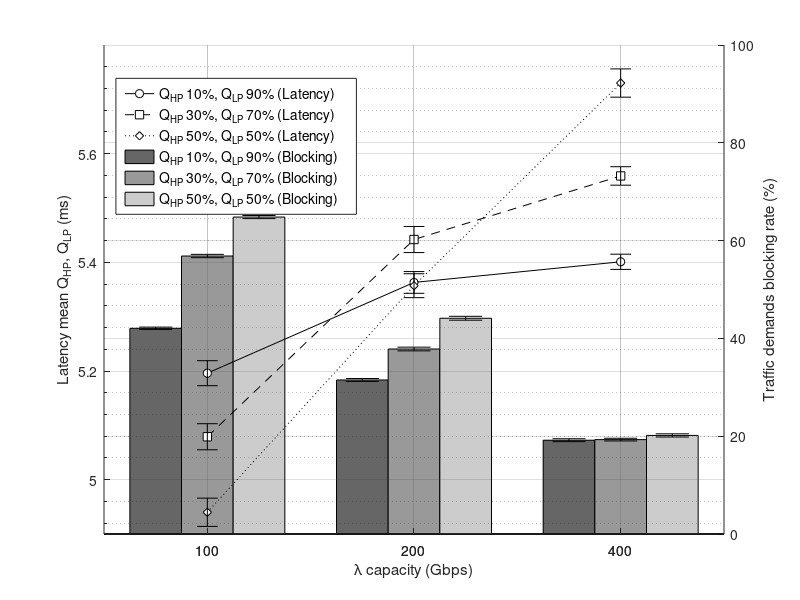

The MATLAB source for this figure:
## ComparePower6nodes_octave_fixed_with_errorbars_3curves.m
## -------------------------------------------------------------------------
## Plot latency (left y-axis) and blocking rate (right y-axis)
## for 3 traffic splits, each with confidence intervals (T error bars).
## Works in pure GNU Octave (no yyaxis).
## -------------------------------------------------------------------------

close all; clf;

## --- Local helper function ----------------------------------------------
## Draw T-shaped vertical error bars with the same color as the main curve.
## Returns handle to the main line (for legend use).
##
## Usage:
##   h = terrorbar(x, y, ci, style, cap, color)
##
function h = terrorbar(x, y, ci, style, cap, color)
  if nargin < 6, color = 'k'; end
  %h = plot(x, y, style, 'LineWidth', 1.2, 'MarkerSize', 6, 'MarkerFaceColor', 'w', 'Color', color);
  h = plot(x, y, style, 'MarkerSize', 6, 'MarkerFaceColor', 'w', 'Color', color);
  for i = 1:numel(x)
    % vertical bar
    %line([x(i) x(i)], [y(i)-ci(i), y(i)+ci(i)], 'Color', color, 'LineWidth', 1);
    line([x(i) x(i)], [y(i)-ci(i), y(i)+ci(i)], 'Color', color);
    % horizontal caps
    %line([x(i)-cap x(i)+cap], [y(i)+ci(i) y(i)+ci(i)], 'Color', color, 'LineWidth', 1);
    %line([x(i)-cap x(i)+cap], [y(i)-ci(i) y(i)-ci(i)], 'Color', color, 'LineWidth', 1);
    line([x(i)-cap x(i)+cap], [y(i)+ci(i) y(i)+ci(i)], 'Color', color);
    line([x(i)-cap x(i)+cap], [y(i)-ci(i) y(i)-ci(i)], 'Color', color);
  end
endfunction

## --- Data ---------------------------------------------------------------
Lat10_90split = [5.196 5.363 5.401];
Lat30_70split = [5.079 5.442 5.559];
Lat50_50split = [4.94 5.357 5.73];

%BlckLPperc10_90split = [57.4 39.3 22];
%BlckLPperc30_70split = [56.9 38.5 20.9];
%BlckLPperc50_50split = [56.7 38 19.8];

BlckTRperc10_90split = [42.072 31.501 19.182];
BlckTRperc30_70split = [56.848 37.832 19.303];
BlckTRperc50_50split = [64.814 44.12 20.16];

ciLat10_90split = [0.023 0.02 0.014];
ciLat30_70split = [0.024 0.024 0.017];
ciLat50_50split = [0.026 0.022 0.026];

%ciBlckLPperc10_90split = [0.322 0.357 0.347];
%ciBlckLPperc30_70split = [0.334 0.34 0.309];
%ciBlckLPperc50_50split = [0.302 0.37 0.336];

ciBlckTRperc10_90split = [0.237773094333322 0.294340647381854 0.297283329475621];
ciBlckTRperc30_70split = [0.338810638316794 0.380271700060686 0.274455525403058];
ciBlckTRperc50_50split = [0.31436566356135 0.396030833324874 0.328131384205189];

x = 1:3;
labels = {"100", "200", "400"};

## --- Axis 1: Bars (right y-axis) ----------------------------------------
axBars = axes();
hold(axBars, "on");

barWidth = 0.25;
x1 = x - barWidth;    # Q_HP 10%
x2 = x;               # Q_HP 30%
x3 = x + barWidth;    # Q_HP 50%

bh1 = bar(axBars, x1, BlckTRperc10_90split, barWidth, "FaceColor", "#666666", "EdgeColor", "k");
bh2 = bar(axBars, x2, BlckTRperc30_70split, barWidth, "FaceColor", "#999999", "EdgeColor", "k");
bh3 = bar(axBars, x3, BlckTRperc50_50split, barWidth, "FaceColor", "#cccccc", "EdgeColor", "k");

## Add T error bars for blocking rates
capw = 0.08;
for i = 1:numel(x)
  % Red-ish (10/90)
  line([x1(i) x1(i)], [BlckTRperc10_90split(i)-ciBlckTRperc10_90split(i), ...
                        BlckTRperc10_90split(i)+ciBlckTRperc10_90split(i)], ...
       "Color", "k"); %, "LineWidth", 1);
  line([x1(i)-capw x1(i)+capw], [BlckTRperc10_90split(i)+ciBlckTRperc10_90split(i), ...
                                  BlckTRperc10_90split(i)+ciBlckTRperc10_90split(i)], ...
       "Color", "k"); %, "LineWidth", 1);
  line([x1(i)-capw x1(i)+capw], [BlckTRperc10_90split(i)-ciBlckTRperc10_90split(i), ...
                                  BlckTRperc10_90split(i)-ciBlckTRperc10_90split(i)], ...
       "Color", "k"); %, "LineWidth", 1);

  % Green (30/70)
  line([x2(i) x2(i)], [BlckTRperc30_70split(i)-ciBlckTRperc30_70split(i), ...
                        BlckTRperc30_70split(i)+ciBlckTRperc30_70split(i)], ...
       "Color", "k"); %, "LineWidth", 1);
  line([x2(i)-capw x2(i)+capw], [BlckTRperc30_70split(i)+ciBlckTRperc30_70split(i), ...
                                  BlckTRperc30_70split(i)+ciBlckTRperc30_70split(i)], ...
       "Color", "k"); %, "LineWidth", 1);
  line([x2(i)-capw x2(i)+capw], [BlckTRperc30_70split(i)-ciBlckTRperc30_70split(i), ...
                                  BlckTRperc30_70split(i)-ciBlckTRperc30_70split(i)], ...
       "Color", "k"); %, "LineWidth", 1);

  % Blue (50/50)
  line([x3(i) x3(i)], [BlckTRperc50_50split(i)-ciBlckTRperc50_50split(i), ...
                        BlckTRperc50_50split(i)+ciBlckTRperc50_50split(i)], ...
       "Color", "k"); %, "LineWidth", 1);
  line([x3(i)-capw x3(i)+capw], [BlckTRperc50_50split(i)+ciBlckTRperc50_50split(i), ...
                                  BlckTRperc50_50split(i)+ciBlckTRperc50_50split(i)], ...
       "Color", "k"); %, "LineWidth", 1);
  line([x3(i)-capw x3(i)+capw], [BlckTRperc50_50split(i)-ciBlckTRperc50_50split(i), ...
                                  BlckTRperc50_50split(i)-ciBlckTRperc50_50split(i)], ...
       "Color", "k"); %, "LineWidth", 1);
endfor

set(axBars, "XTick", x, "XTickLabel", labels);
set(axBars, "YAxisLocation", "right");
ylim(axBars, [0 100]);
ylabel(axBars, "Traffic demands blocking rate (%)");
xlabel(axBars, "λ capacity (Gbps)");
grid(axBars, "on");

## --- Axis 2: Lines (left y-axis, transparent foreground) ----------------
pos = get(axBars, "Position");
axLines = axes("Position", pos, "Color", "none");
hold(axLines, "on");

## Plot 3 curves with T error bars
ph1 = terrorbar(x, Lat10_90split, ciLat10_90split, "r-o", 0.05, "k");
ph2 = terrorbar(x, Lat30_70split, ciLat30_70split, "g--s", 0.05, "k");
ph3 = terrorbar(x, Lat50_50split, ciLat50_50split, "b:d", 0.05, "k");

set(axLines, "XTick", x, "XTickLabel", labels);
xlim(axLines, [0.5 3.5]);
ylim(axLines, [4.9 5.8]);
ylabel(axLines, "Latency mean Q_{HP}, Q_{LP} (ms)");
grid(axLines, "on");
set(axLines, "YMinorTick", "on");
set(axLines, "YMinorGrid", "on");

## --- Title & Legend -----------------------------------------------------
%title(axLines, "Hybrid Bypass, NSFnet, 1 fiber/link, 40 λ/fiber, Traffic load 400G, No λ converters, Varying traffic splits");

hleg = legend(axLines, [ph1 ph2 ph3 bh1 bh2 bh3], ...
  {"Q_{HP} 10%, Q_{LP} 90% (Latency)", ...
   "Q_{HP} 30%, Q_{LP} 70% (Latency)", ...
   "Q_{HP} 50%, Q_{LP} 50% (Latency)", ...
   "Q_{HP} 10%, Q_{LP} 90% (Blocking)", ...
   "Q_{HP} 30%, Q_{LP} 70% (Blocking)", ...
   "Q_{HP} 50%, Q_{LP} 50% (Blocking)"}, ...
   "location", "northwest");

pos = get(hleg, "position");
pos(2) = pos(2) - 0.05;
set(hleg, "position", pos);

## Keep axes perfectly synced
set(axLines, "Position", get(axBars, "Position"));
linkaxes([axBars axLines], "x");


set(hleg, 'FontSize', 10);
%set(1, 'position', [200, 200, 1000, 750]);
drawnow;
print('U:\My Drive\DELISTAVROU_KONSTANTINOS\2025-07 Journal\_rev2graphsGNUoctave\Fig14.png', '-dpng', '-r300'); % 300 DPI
